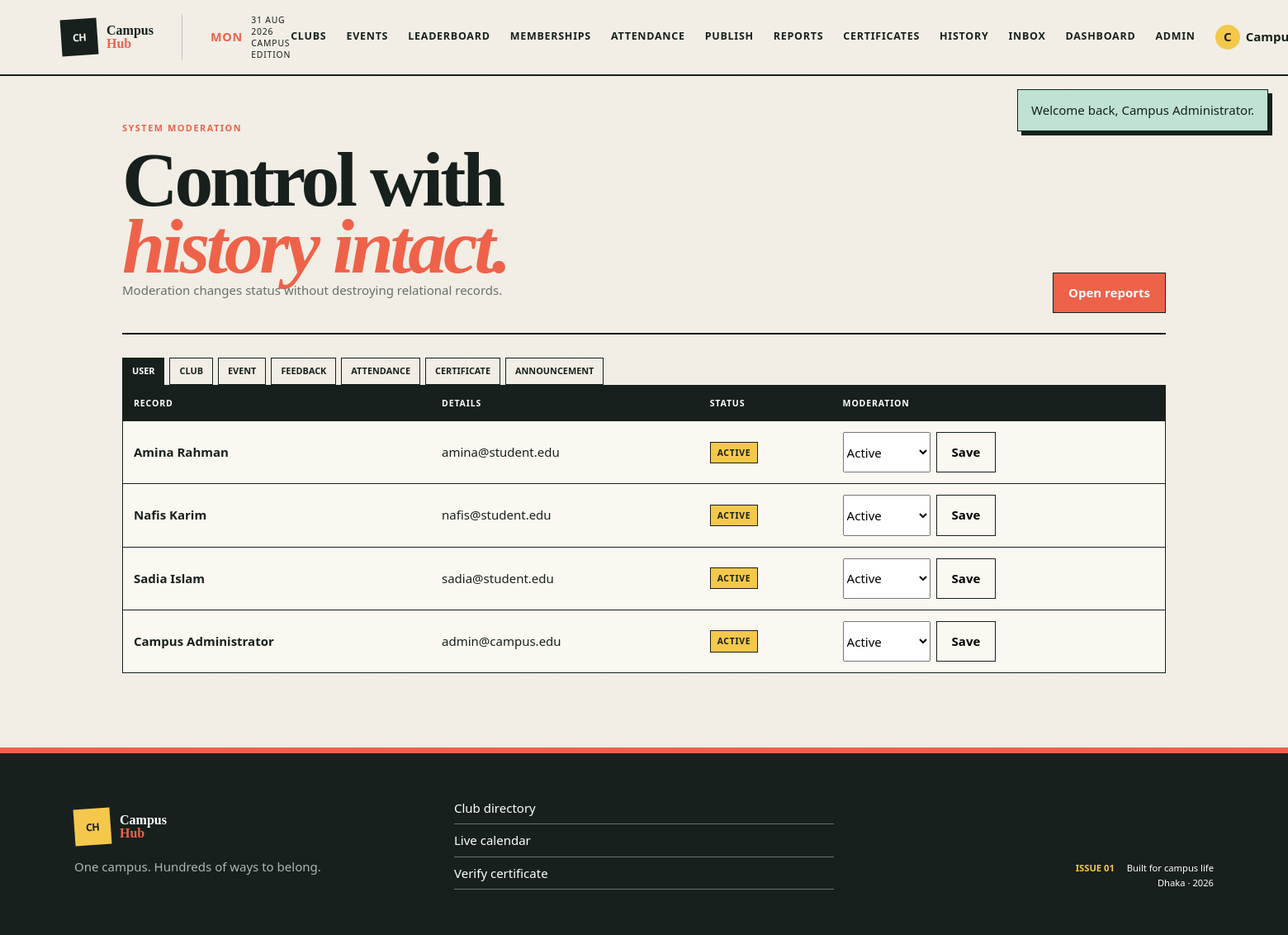
Page /admin.php (signed in) on the earlier database version.
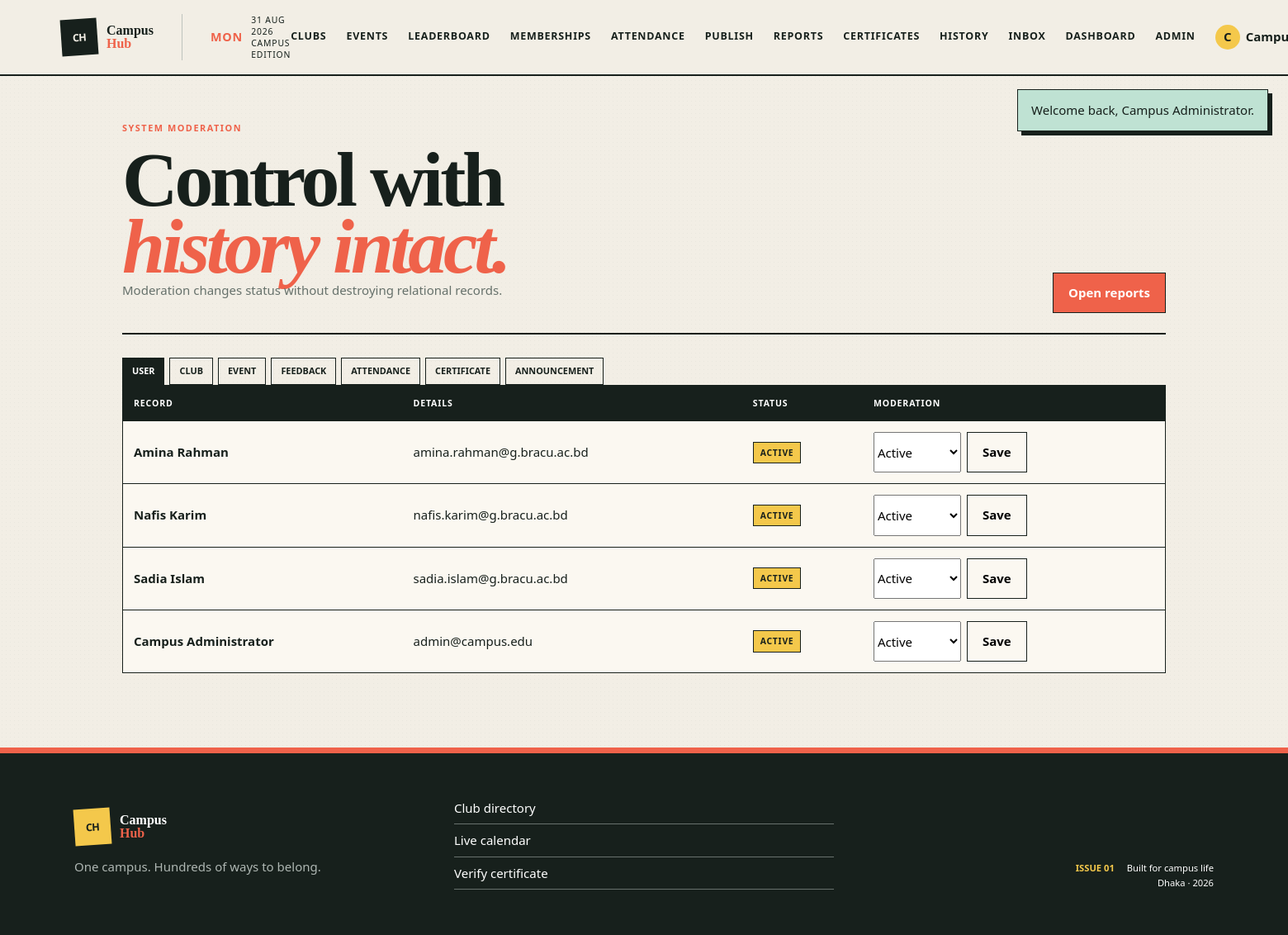
Same page on the later database version.
### tables this page shows
CREATE TABLE users (
  user_id BIGINT UNSIGNED AUTO_INCREMENT PRIMARY KEY,
  full_name VARCHAR(120) NOT NULL,
  email VARCHAR(190) NOT NULL UNIQUE,
  password_hash VARCHAR(255) NOT NULL,
  phone VARCHAR(30) NULL,
  role ENUM('Student','Admin') NOT NULL DEFAULT 'Student',
  profile_picture VARCHAR(255) NULL,
  status ENUM('Active','Suspended','Deactivated') NOT NULL DEFAULT 'Active',
  created_at TIMESTAMP NOT NULL DEFAULT CURRENT_TIMESTAMP
);

### config/database.php (called while the page is built, shortened)
<?php
function db(): PDO
{
    static $pdo = null;
    if ($pdo instanceof PDO) {
        return $pdo;
    }
    $dsn = sprintf('mysql:host=%s;port=%s;dbname=%s;charset=utf8mb4', DB_HOST, DB_PORT, DB_NAME);
    try {
        $pdo = new PDO($dsn, DB_USER, DB_PASS, [
            PDO::ATTR_ERRMODE => PDO::ERRMODE_EXCEPTION,
            PDO::ATTR_DEFAULT_FETCH_MODE => PDO::FETCH_ASSOC,
            PDO::ATTR_EMULATE_PREPARES => false,
        ]);
    } catch (PDOException $exception) {
        http_response_code(500);
        exit('Database connection failed. Start MySQL, import mixed/database/schema.sql and mixed/database/seed.sql in phpMyAdmin, then check mixed/config/database.php.');
    }
    return $pdo;
}

### includes/functions.php (called while the page is built, shortened)
<?php
function e(?string $value): string
{
    return htmlspecialchars($value ?? '', ENT_QUOTES, 'UTF-8');
}
function app_base_url(): string
{
    static $baseUrl = null;
    if ($baseUrl !== null) {
        return $baseUrl;
    }
    $scriptName = str_replace('\\', '/', $_SERVER['SCRIPT_NAME'] ?? '');
    foreach (['/diha/', '/faisal/', '/rifat/', '/mixed/'] as $folder) {
        $position = strpos($scriptName, $folder);
    }
    $baseUrl = rtrim(str_replace('\\', '/', dirname($scriptName)), '/.');
    return $baseUrl;
}
function app_url(string $path = ''): string
{
    $baseUrl = app_base_url();
    $cleanPath = ltrim($path, '/');
    return $cleanPath === '' ? ($baseUrl ?: '/') . '/' : $baseUrl . '/' . $cleanPath;
}

### admin.php (the view, shortened to what the changed rows need)
<?php
$section = $_GET['section'] ?? 'user';
$queries = [
    'user' => "SELECT user_id AS id, full_name AS name, email AS detail, status FROM users ORDER BY created_at DESC",
    'club' => "SELECT club_id AS id, club_name AS name, category AS detail, status FROM clubs ORDER BY created_at DESC",
    'event' => "SELECT event_id AS id, title AS name, event_date AS detail, status FROM events ORDER BY event_date DESC",
    'feedback' => "SELECT f.feedback_id AS id, e.title AS name, CONCAT(f.rating, '/5 · ', COALESCE(f.review_text, 'No review')) AS detail, f.status FROM feedback f JOIN event_registration er ON er.registration_id=f.registration_id JOIN events e ON e.event_id=er.event_id ORDER BY f.submitted_at DESC",
    'attendance' => "SELECT a.attendance_id AS id, u.full_name AS name, e.title AS detail, a.attendance_status AS status FROM attendance a JOIN event_registration er ON er.registration_id=a.registration_id JOIN users u ON u.user_id=er.student_user_id JOIN events e ON e.event_id=er.event_id ORDER BY a.marked_at DESC",
    'certificate' => "SELECT certificate_id AS id, certificate_number AS name, issue_date AS detail, status FROM certificate ORDER BY issue_date DESC",
    'announcement' => "SELECT announcement_id AS id, title AS name, announcement_type AS detail, status FROM announcement ORDER BY published_at DESC",
];
$items = db()->query($queries[$section])->fetchAll();
$statusChoices = [
    'user' => ['Active', 'Suspended', 'Deactivated'],
    'club' => ['Pending', 'Active', 'Suspended'],
    'event' => ['Upcoming', 'Completed', 'Cancelled'],
    'feedback' => ['Visible', 'Hidden', 'Reported'],
    'certificate' => ['Active', 'Revoked'],
    'announcement' => ['Active', 'Expired', 'Removed'],
];
require __DIR__ . '/includes/header.php';
?>
<section class="page-shell">
    <div class="page-head">
        <div>
            <h2>Control with<br><span class="accent-script">history intact.</span></h2>
        </div>
    </div>
    <div class="table-wrap">
        <table class="data-table">
            <thead><tr><th>Record</th><th>Details</th><th>Status</th><th>Moderation</th></tr></thead>
            <tbody>
                <?php foreach ($items as $item): ?>
                    <tr>
                        <td><strong><?= e((string) $item['name']) ?></strong></td>
                        <td><?= e((string) $item['detail']) ?></td>
                        <td><span class="badge"><?= e((string) $item['status']) ?></span></td>
                        <td>
                            <?php if (isset($statusChoices[$section])): ?>
                                <form class="actions" method="post" data-ajax="<?= e(app_url('mixed/api/moderation.php')) ?>">
                                    <select name="status">
                                        <?php foreach ($statusChoices[$section] as $status): ?>
                                            <option <?= $status === $item['status'] ? 'selected' : '' ?>><?= e($status) ?></option>
                                        <?php endforeach; ?>
                                    </select>
                                    <button class="button button-quiet">Save</button>
                                </form>
                            <?php else: ?>
                                <a class="text-link" href="<?= e(app_url('rifat/attendance.php')) ?>">Manage attendance</a>
                            <?php endif; ?>
                        </td>
                    </tr>
                <?php endforeach; ?>
            </tbody>
        </table>
    </div>
</section>
<?php require __DIR__ . '/includes/footer.php'; ?>

Differences in the rows shown:
changed users "Amina Rahman": email "amina@student.edu" → "amina.rahman@g.bracu.ac.bd"
changed users "Nafis Karim": email "nafis@student.edu" → "nafis.karim@g.bracu.ac.bd"
changed users "Sadia Islam": email "sadia@student.edu" → "sadia.islam@g.bracu.ac.bd"
